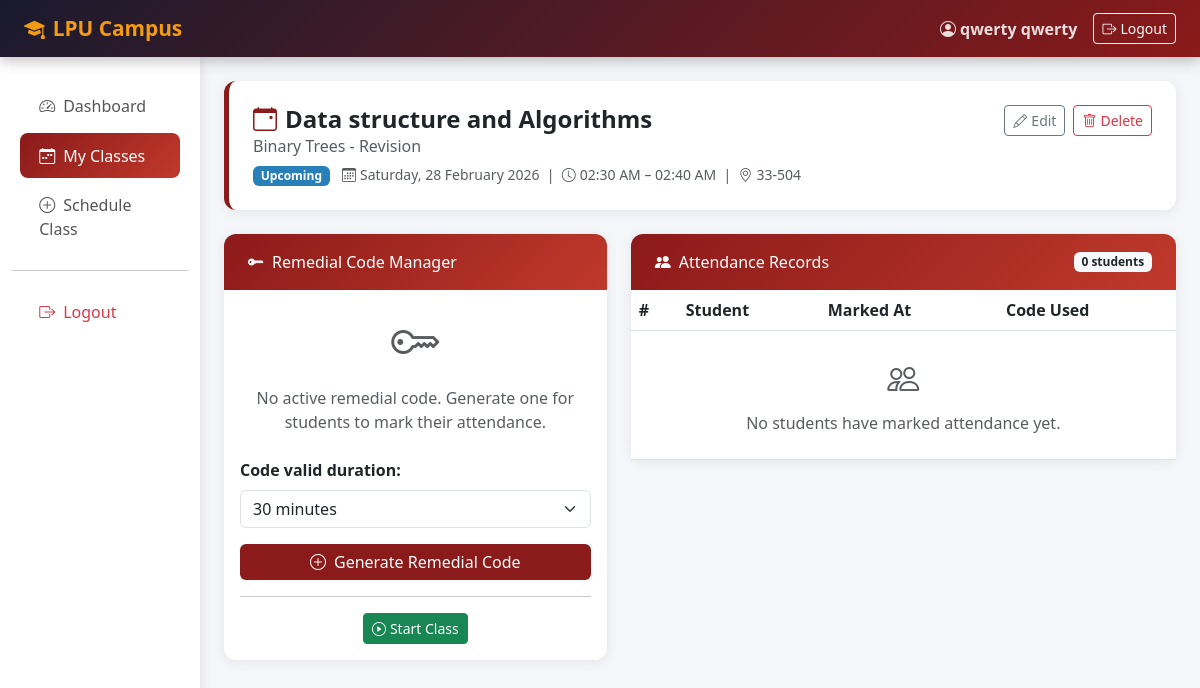
The page /classes/2/ (signed in) on the database its author committed.
### attendance/models.py (models this page shows, shortened)
class MakeUpClass(models.Model):
    STATUS_CHOICES = [
        ('upcoming', 'Upcoming'),
        ('active', 'Active'),
        ('completed', 'Completed'),
        ('cancelled', 'Cancelled'),
    ]
    faculty = models.ForeignKey(User, on_delete=models.CASCADE, related_name='makeup_classes')
    subject = models.CharField(max_length=150)
    topic = models.CharField(max_length=200, blank=True)
    date = models.DateField()
    start_time = models.TimeField()
    end_time = models.TimeField()
    venue = models.CharField(max_length=100)
    status = models.CharField(max_length=10, choices=STATUS_CHOICES, default='upcoming')
    description = models.TextField(blank=True)
    created_at = models.DateTimeField(auto_now_add=True)
    class Meta:
        ordering = ['-date', '-start_time']
    def get_active_code(self):
        return self.remedial_codes.filter(is_active=True).first()

### attendance/views.py (the view, shortened to what this page needs)
# urls.py: path('classes/<int:pk>/', views.class_detail, name='class_detail'),
@login_required
def class_detail(request, pk):
    cls = get_object_or_404(MakeUpClass, pk=pk)
    profile = get_object_or_404(UserProfile, user=request.user)
    if profile.is_faculty() and cls.faculty != request.user:
        messages.error(request, "Access denied.")
        return redirect('dashboard')
    attendance_records = MakeUpAttendance.objects.filter(
        makeup_class=cls
    ).select_related('student').order_by('-marked_at')
    active_code = cls.get_active_code()
    code_form = RemedialCodeForm()
    context = {
        'cls': cls,
        'attendance_records': attendance_records,
        'active_code': active_code,
        'code_form': code_form,
        'role': profile.role,
    }
    return render(request, 'attendance/class_detail.html', context)

### attendance/forms.py
class RemedialCodeForm(forms.Form):
    DURATION_CHOICES = [
        (15, '15 minutes'),
        (30, '30 minutes'),
        (60, '1 hour'),
        (120, '2 hours'),
    ]
    duration_minutes = forms.ChoiceField(
        choices=DURATION_CHOICES,
        label="Code valid for",
        initial=30,
    )

### attendance/models.py (called while the page is built)
    def is_faculty(self):
        return self.role == 'faculty'

### attendance/templates/attendance/class_detail.html (shortened to what this page needs)
{% extends 'attendance/base.html' %}
{% block content %}
<div class="page-header d-flex justify-content-between align-items-start">
    <div>
        <h4 class="mb-0 fw-bold"><i class="bi bi-calendar-event me-2" style="color:#8B1A1A;"></i>{{ cls.subject }}</h4>
        {% if cls.topic %}<p class="mb-0 text-muted">{{ cls.topic }}</p>{% endif %}
        <div class="mt-1">
            <span class="badge badge-{{ cls.status }} text-white me-2">{{ cls.get_status_display }}</span>
            <small class="text-muted">
                <i class="bi bi-calendar3 me-1"></i>{{ cls.date|date:"l, d F Y" }} &nbsp;|&nbsp;
                <i class="bi bi-clock me-1"></i>{{ cls.start_time|time:"h:i A" }} – {{ cls.end_time|time:"h:i A" }} &nbsp;|&nbsp;
                <i class="bi bi-geo-alt me-1"></i>{{ cls.venue }}
            </small>
        </div>
    </div>
    {% if role == 'faculty' %}
    <div class="d-flex gap-2">
        <a href="{% url 'edit_class' cls.pk %}" class="btn btn-outline-secondary btn-sm">
            <i class="bi bi-pencil me-1"></i>Edit
        </a>
        <a href="{% url 'delete_class' cls.pk %}" class="btn btn-outline-danger btn-sm">
            <i class="bi bi-trash me-1"></i>Delete
        </a>
    </div>
    {% endif %}
</div>
<div class="row g-4">
    {% if role == 'faculty' %}
    <div class="col-md-5">
        <div class="card h-100">
            <div class="card-header-lpu">
                <i class="bi bi-key-fill me-2"></i>Remedial Code Manager
            </div>
            <div class="card-body text-center">
                {% if active_code and active_code.is_valid %}
                <div class="mb-3">
                    <p class="text-muted mb-2">Active Code — Share with students:</p>
                    <div class="remedial-code-box code-pulse mb-3">{{ active_code.code }}</div>
                    <div id="countdown-timer" class="mb-3">
                        <i class="bi bi-alarm me-1"></i>Expires in: <span id="timer-display">--:--</span>
                    </div>
                    <small class="text-muted d-block mb-3">Expires: {{ active_code.expires_at|date:"d M Y, h:i A" }}</small>
                </div>
                <form method="post" class="d-inline">
                    {% csrf_token %}
                    <input type="hidden" name="action" value="deactivate_code">
                    <button class="btn btn-danger btn-sm" onclick="return confirm('Deactivate this code?')">
                        <i class="bi bi-x-circle me-1"></i>Deactivate Code
                    </button>
                </form>
                {% else %}
                <div class="mb-4">
                    <i class="bi bi-key text-muted" style="font-size:3rem;"></i>
                    <p class="text-muted mt-2">No active remedial code. Generate one for students to mark their attendance.</p>
                </div>
                <form method="post">
                    <div class="mb-3 text-start">
                        <label class="form-label fw-semibold">Code valid duration:</label>
                        <select name="duration_minutes" class="form-select">
                            <option value="30" selected>30 minutes</option>
                        </select>
                    </div>
                    <button type="submit" class="btn btn-lpu btn-primary w-100">
                        <i class="bi bi-plus-circle me-2"></i>Generate Remedial Code
                    </button>
                </form>
                {% endif %}
                <hr>
                <div class="d-flex gap-2 justify-content-center flex-wrap">
                    {% if cls.status == 'upcoming' %}
                    <form method="post">
                        <button class="btn btn-success btn-sm"><i class="bi bi-play-circle me-1"></i>Start Class</button>
                    </form>
                    {% elif cls.status == 'active' %}
                    <form method="post">
                        {% csrf_token %}
                        <input type="hidden" name="action" value="complete_class">
                        <button class="btn btn-warning btn-sm"><i class="bi bi-stop-circle me-1"></i>Complete Class</button>
                    </form>
                    {% endif %}
                </div>
            </div>
        </div>
    </div>
    <div class="col-md-7">
        <div class="card">
            <div class="card-header-lpu d-flex justify-content-between align-items-center">
                <span><i class="bi bi-people-fill me-2"></i>Attendance Records</span>
                <span class="badge bg-light text-dark">{{ attendance_records.count }} students</span>
            </div>
            <div class="card-body p-0">
                <table class="table table-hover mb-0">
                    <thead class="table-lpu">
                        <tr><th>#</th><th>Student</th><th>Marked At</th><th>Code Used</th></tr>
                    </thead>
                    <tbody>
                        {% for rec in attendance_records %}
                        <tr>
                            <td>{{ forloop.counter }}</td>
                            <td>
                                <strong>{{ rec.student.get_full_name|default:rec.student.username }}</strong>
                                {% if rec.student.profile.registration_number %}
                                <br><small class="text-muted">{{ rec.student.profile.registration_number }}</small>
                                {% endif %}
                            </td>
                            <td>{{ rec.marked_at|date:"d M, h:i A" }}</td>
                            <td>
                                {% if rec.remedial_code_used %}
                                <code class="text-success">{{ rec.remedial_code_used.code }}</code>
                                {% else %}<span class="text-muted">—</span>{% endif %}
                            </td>
                        </tr>
                        {% empty %}
                        <tr>
                            <td colspan="4" class="text-center text-muted py-4">
                                <i class="bi bi-people d-block mb-2" style="font-size:2rem;"></i>
                                No students have marked attendance yet.
                            </td>
                        </tr>
                        {% endfor %}
                    </tbody>
                </table>
            </div>
        </div>
    </div>
    {% endif %}
</div>
{% endblock %}

### attendance/templates/attendance/base.html (shortened to what this page needs)
<!DOCTYPE html>
<html lang="en">
<head>
    <link href="https://cdn.jsdelivr.net/npm/bootstrap@5.3.0/dist/css/bootstrap.min.css" rel="stylesheet">
    <link href="https://cdn.jsdelivr.net/npm/bootstrap-icons@1.11.0/font/bootstrap-icons.css" rel="stylesheet">
</head>
<body>
<nav class="navbar navbar-expand-lg navbar-lpu">
    <div class="container-fluid px-4">
        <a class="navbar-brand" href="{% url 'dashboard' %}">
            <i class="bi bi-mortarboard-fill me-2"></i>LPU Campus
        </a>
        <div class="collapse navbar-collapse" id="navbarNav">
            <ul class="navbar-nav ms-auto align-items-center gap-2">
                {% if user.is_authenticated %}
                <li class="nav-item">
                    <span class="nav-link text-warning fw-semibold">
                        <i class="bi bi-person-circle me-1"></i>{{ user.get_full_name|default:user.username }}
                    </span>
                </li>
                <li class="nav-item">
                    <a class="btn btn-outline-light btn-sm" href="{% url 'logout' %}">
                        <i class="bi bi-box-arrow-right me-1"></i>Logout
                    </a>
                </li>
                {% endif %}
            </ul>
        </div>
    </div>
</nav>
<div class="container-fluid">
    <div class="row">
        {% if user.is_authenticated %}
        <div class="col-md-2 sidebar d-none d-md-block">
            <ul class="nav flex-column">
                <li class="nav-item">
                    <a class="nav-link {% if request.resolver_match.url_name == 'dashboard' %}active{% endif %}"
                       href="{% url 'dashboard' %}">
                        <i class="bi bi-speedometer2"></i>Dashboard
                    </a>
                </li>
                {% if user.profile.role == 'faculty' %}
                <li class="nav-item">
                    <a class="nav-link {% if 'class' in request.resolver_match.url_name %}active{% endif %}"
                       href="{% url 'faculty_classes' %}">
                        <i class="bi bi-calendar-week"></i>My Classes
                    </a>
                </li>
                <li class="nav-item">
                    <a class="nav-link" href="{% url 'schedule_class' %}">
                        <i class="bi bi-plus-circle"></i>Schedule Class
                    </a>
                </li>
                {% endif %}
                <hr>
                <li class="nav-item">
                    <a class="nav-link text-danger" href="{% url 'logout' %}">
                        <i class="bi bi-box-arrow-right"></i>Logout
                    </a>
                </li>
            </ul>
        </div>
        {% endif %}
        <div class="col-md-{% if user.is_authenticated %}10{% else %}12{% endif %} py-4 px-4">
            {% block content %}{% endblock %}
        </div>
    </div>
</div>
</body>
</html>

### attendance/templates/attendance/base.html (style rules this page uses)
:root { --lpu-primary: #8B1A1A; --lpu-secondary: #C0392B; --lpu-gold: #F39C12; --lpu-dark: #1a1a2e; }
body { background: #f4f6f9; font-family: 'Segoe UI', sans-serif; }
.navbar-lpu { background: linear-gradient(135deg, var(--lpu-dark) 0%, var(--lpu-primary) 100%); box-shadow: 0 2px 15px rgba(0,0,0,0.3); }
.navbar-lpu .navbar-brand { color: var(--lpu-gold) !important; font-weight: 700; font-size: 1.3rem; }
.navbar-lpu .nav-link { color: rgba(255,255,255,0.85) !important; transition: color 0.2s; }
.sidebar { background: white; min-height: calc(100vh - 66px); box-shadow: 2px 0 10px rgba(0,0,0,0.08); padding-top: 1.5rem; }
.sidebar .nav-link { color: #555; padding: 0.65rem 1.2rem; border-radius: 8px; margin: 0.15rem 0.5rem; transition: all 0.2s; }
.sidebar .nav-link:hover, .sidebar .nav-link.active { background: linear-gradient(135deg, var(--lpu-primary), var(--lpu-secondary)); color: white !important; }
.sidebar .nav-link i { margin-right: 8px; width: 18px; }
.card { border: none; box-shadow: 0 2px 12px rgba(0,0,0,0.07); border-radius: 12px; }
.card-header-lpu { background: linear-gradient(135deg, var(--lpu-primary), var(--lpu-secondary)); color: white; border-radius: 12px 12px 0 0 !important; padding: 1rem 1.5rem; }
.badge-upcoming { background: #2980B9; }
.btn-lpu { background: var(--lpu-primary); color: white; border: none; }
.page-header { background: white; border-radius: 12px; padding: 1.5rem; margin-bottom: 1.5rem; box-shadow: 0 2px 12px rgba(0,0,0,0.07); border-left: 5px solid var(--lpu-primary); }

### rows shown on the page
MakeUpClass: subject "Data structure and Algorithms", topic "Binary Trees - Revision", status "Upcoming", date "Saturday, 28 February 2026", start_time "02:30 AM", end_time "02:40 AM", venue "33-504"

### other values the page prints
{{ user.get_full_name|default:user.username }} "qwerty qwerty"
{{ attendance_records.count }} "0"
